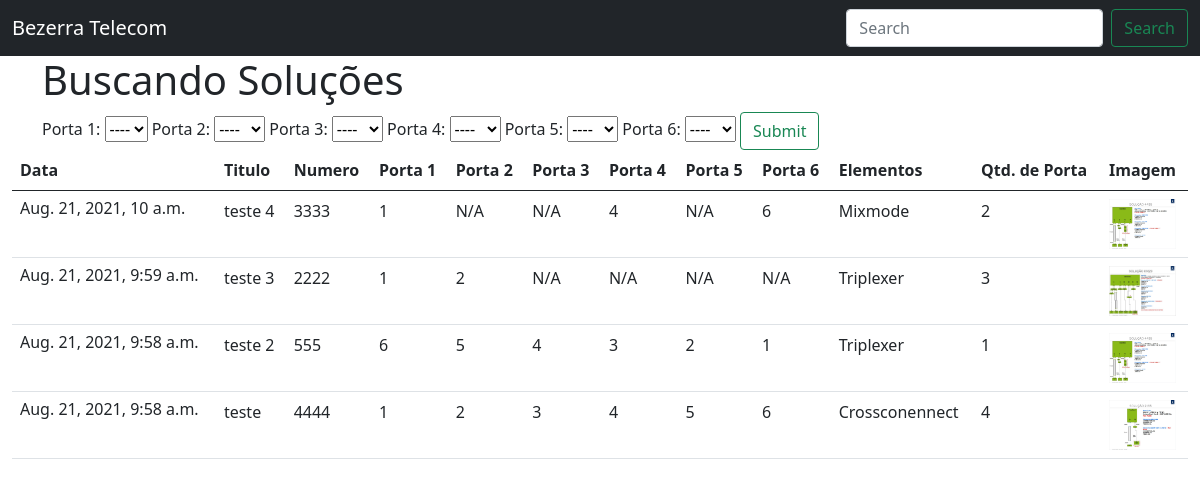
/dataform/, run on the app's committed database.
### btelecomapp/models.py (models this page shows, shortened)
class Solucoes(models.Model):
    titulo = models.CharField(max_length=200)
    numero = models.PositiveIntegerField(unique=True)
    elementos = models.CharField(max_length=50,choices=ELEMENTOS)
    qtdportas = models.PositiveIntegerField()
    porta1 = models.CharField(max_length=200)
    porta2 = models.CharField(max_length=200)
    porta3 = models.CharField(max_length=200)
    porta4 = models.CharField(max_length=200)
    porta5 = models.CharField(max_length=200)
    porta6 = models.CharField(max_length=200)
    image = models.ImageField(upload_to="produtos")
    criado_em = models.DateTimeField(auto_now_add=True)

### btelecomapp/views.py (the view)
# urls.py: path("dataform/", SearchView.as_view(), name="SearchView"),
class SearchView(ListView):
    template_name = "dataform.html"
    model = Solucoes
    context_object_name = 'SearchView'
    paginate_by = 10
    queryset = Solucoes.objects.all().order_by("-criado_em")
    def SearchView(request):
        porta1=(request.GET.get('id_porta1'))
        porta2=(request.GET.get('id_porta2'))
        porta3=(request.GET.get('id_porta3'))
        porta4=(request.GET.get('id_porta4'))
        porta5=(request.GET.get('id_porta5'))
        porta6=(request.GET.get('id_porta6'))
        object_list = Solucoes.objects.filter(
            Q(porta1=porta1) | Q(porta2=porta2) | Q(porta3=porta3) | Q(porta4=porta4) | Q(porta5=porta5) | Q(porta5=porta6)
        ).order_by("-criado_em")
        print(porta1)
        return object_list

### templates/dataform.html (shortened to what this page needs)
{% extends 'base.html' %}
{% block content %}
<div class="container">
    <h1>Buscando Soluções</h1>
    <div>
        <form id="SearchView" action="{% url 'btelecomapp:SearchView' %}" method="GET">
          <label for="id_porta1">Porta 1:</label>
                <select name="id_porta1" id="id_porta1">
                <option selected="selected">----</option>
                </select>
            <label for="id_porta2">Porta 2:</label>
                <select name="id_porta2" id="id_porta2">
                <option selected="selected">----</option>
                </select>
            <label for="id_porta3">Porta 3:</label>
                <select name="id_porta3" id="id_porta3">
                <option selected="selected">----</option>
                </select>
            <label for="id_porta4">Porta 4:</label>
                <select name="id_porta4" id="id_porta4">
                <option selected="selected">----</option>
                </select>
            <label for="id_porta5">Porta 5:</label>
                <select name="id_porta5" id="id_porta5">
                <option selected="selected">----</option>
                </select>
            <label for="id_porta6">Porta 6:</label>
                <select name="id_porta6" id="id_porta6">
                <option selected="selected">----</option>
                </select>
            <input class="btn btn-outline-success" type="submit">
        </form>
    </div>
</div>
<div class="container-fluid">
    <table class="table table-hover">
        <thead>
            <tr>
                <th scope="col">Data</th>
                <th scope="col">Titulo</th>
                <th scope="col">Numero</th>
                <th scope="col">Porta 1</th>
                <th scope="col">Porta 2</th>
                <th scope="col">Porta 3</th>
                <th scope="col">Porta 4</th>
                <th scope="col">Porta 5</th>
                <th scope="col">Porta 6</th>
                <th scope="col">Elementos</th>
                <th scope="col">Qtd. de Porta</th>
                <th scope="col">Imagem</th>
            </tr>
        </thead>
        <tbody>
        {% for cat in SearchView %}
            <tr>
                <td><h6>{{cat.criado_em}}</h6></td>
                <td>{{cat.titulo}}</td>
                <td>{{cat.numero}}</td>
                <td>{{cat.porta1}}</td>
                <td>{{cat.porta2}}</td>
                <td>{{cat.porta3}}</td>
                <td>{{cat.porta4}}</td>
                <td>{{cat.porta5}}</td>
                <td>{{cat.porta6}}</td>
                <td>{{cat.elementos}}</td>
                <td>{{cat.qtdportas}}</td>
                <td>
                    <a href="{{ cat.image.url }}" target="_blank">
                        <img src="{{ cat.image.url }}" alt="" class="img-fluid" style="height: 50px; object-fit: cover;">
                    </a>
                </td>
            </tr>
        {% endfor %}
        </tbody>
    </table>
</div>
{% endblock %}

### data on the page
Solucoes: criado_em "Aug. 21, 2021, 10 a.m.", titulo "teste 4", numero "3333", porta1 "1", porta2 "N/A", porta3 "N/A", porta4 "4", porta5 "N/A", porta6 "6", elementos "Mixmode", qtdportas "2", image (picture)
Solucoes: criado_em "Aug. 21, 2021, 9:59 a.m.", titulo "teste 3", numero "2222", porta1 "1", porta2 "2", porta3 "N/A", porta4 "N/A", porta5 "N/A", porta6 "N/A", elementos "Triplexer", qtdportas "3", image (picture)
Solucoes: criado_em "Aug. 21, 2021, 9:58 a.m.", titulo "teste 2", numero "555", porta1 "6", porta2 "5", porta3 "4", porta4 "3", porta5 "2", porta6 "1", elementos "Triplexer", qtdportas "1", image (picture)
Solucoes: criado_em "Aug. 21, 2021, 9:58 a.m.", titulo "teste", numero "4444", porta1 "1", porta2 "2", porta3 "3", porta4 "4", porta5 "5", porta6 "6", elementos "Crossconennect", qtdportas "4", image (picture)
